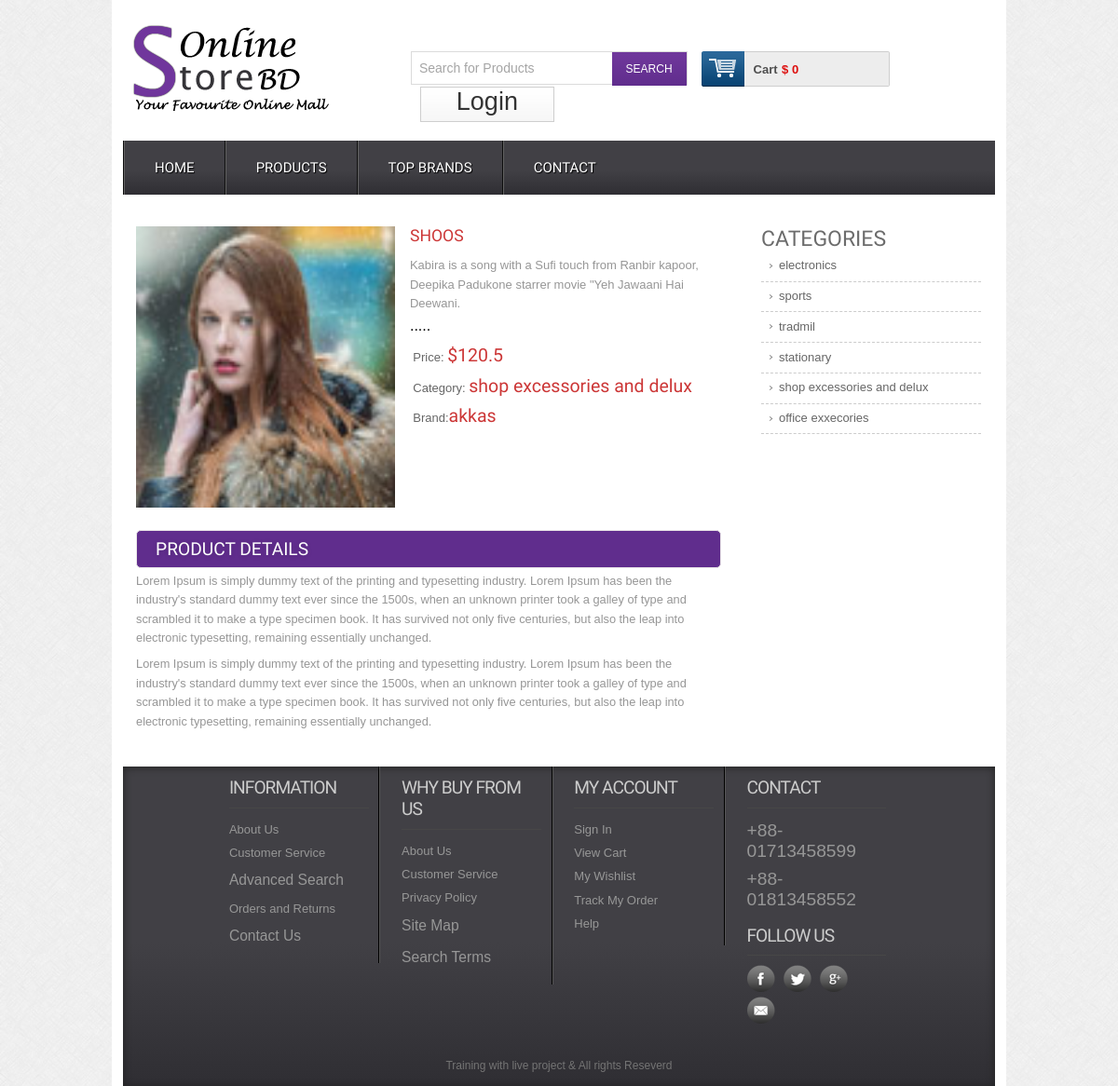
Screenshot of /details.php?pid=1 with the database file from the repository.
### tables this page shows
CREATE TABLE IF NOT EXISTS `tbl_product` (
  `productId` int(11) NOT NULL AUTO_INCREMENT,
  `productName` varchar(255) NOT NULL,
  `catId` int(11) NOT NULL,
  `body` text NOT NULL,
  `price` float NOT NULL,
  `type` int(3) NOT NULL,
  `brandId` int(11) NOT NULL,
  `image` varchar(255) NOT NULL,
  PRIMARY KEY (`productId`)
);

CREATE TABLE IF NOT EXISTS `catagory` (
  `catId` int(11) NOT NULL AUTO_INCREMENT,
  `catName` varchar(255) NOT NULL,
  PRIMARY KEY (`catId`)
);

CREATE TABLE IF NOT EXISTS `brand` (
  `brandid` int(11) NOT NULL AUTO_INCREMENT,
  `brandname` varchar(255) NOT NULL,
  PRIMARY KEY (`brandid`)
);

### lib/session.php (called while the page is built, shortened)
<?php
class Session{
 public static function get($key){
  if (isset($_SESSION[$key])) {
   return $_SESSION[$key];
  } else {
   return false;
  }
 }
}
?>

### classes/product.php (called while the page is built, shortened)
<?php
$filepath = realpath(dirname(__FILE__));
include_once ($filepath.'/../lib/database.php');
include_once ($filepath.'/../helpers/format.php');
class Product
{
	private $db;
	public function __construct()
	{
		$this->db =	new Database();
	}
    public function getsingleproduct($id)
    {
    	$query = "SELECT p.*,c.catName,b.brandname
		FROM tbl_product as p, catagory as c, brand as b
		WHERE p.catID = c.catId AND p.brandId = b.brandId AND p.productId = $id
		ORDER BY p.productId DESC";
    	$result = $this->db->select($query);
		return $result;
    }
}

### lib/database.php (called while the page is built, shortened)
<?php
Class Database{
 public $host   = DB_HOST;
 public $user   = DB_USER;
 public $pass   = DB_PASS;
 public $dbname = DB_NAME;
 public $link;
private function connectDB(){
 $this->link = new mysqli($this->host, $this->user, $this->pass,
  $this->dbname);
 }
public function select($query){
  $result = $this->link->query($query) or
   die($this->link->error.__LINE__);
  if($result->num_rows > 0){
    return $result;
  } else {
    return false;
  }
 }
}

### helpers/format.php (called while the page is built, shortened)
<?php
class Format
{
public function textShorten($text, $limit = 400){
  $text = $text. " ";
  $text = substr($text, 0, $limit);
  $text = substr($text, 0, strrpos($text, ' '));
  $text = $text.".....";
  return $text;
 }
}
?>

### classes/catagory.php (called while the page is built, shortened)
<?php
$filepath = realpath(dirname(__FILE__));
include_once ($filepath.'/../lib/database.php');
include_once ($filepath.'/../helpers/format.php');
class Catagory
{
	private $db;
	function __construct()
	{
		$this->db =	new Database();
	}
	public function getAllCat()
	{
		$query = "SELECT * FROM catagory ORDER BY catId DESC LIMIT 10";
		$result = $this->db->select($query);
		if($result)
			return $result;
	}
}

### details.php (the view, shortened to what this page needs)
<?php include'inc/header.php';?>
 <div class="main">
    <div class="content">
    	<div class="section group">
   	<?php
    	if(!isset($_GET['pid']) or $_GET['pid'] == NULL)
    {
        echo "<script>window.location = '404.php' ;</script>";
    }
    else{
         $id = $_GET['pid'];
    }
	?>
	<?php
	$singlepro = $pd->getsingleproduct($id);
	if($singlepro)
	{
		while($result = $singlepro->fetch_assoc())
		{
	?>
			<div class="cont-desc span_1_of_2">
					<div class="grid images_3_of_2">
						<img src="admin/<?= $result['image']?>" alt="" />
					</div>
				<div class="desc span_3_of_2">
					<h2><?= $result['productName']?> </h2>
					<p><?= $fm->textShorten($result['body'],180)?></p>
					<div class="price">
						<p>Price: <span>$<?= $result['price']?></span></p>
						<p>Category: <span><?= $result['catName']?></span></p>
						<p>Brand:<span><?= $result['brandname']?></span></p>
					</div>
				<br>
			</div>
			<div class="product-desc">
			<h2>Product Details</h2>
			<p>Lorem Ipsum is simply dummy text of the printing and typesetting industry. Lorem Ipsum has been the industry's standard dummy text ever since the 1500s, when an unknown printer took a galley of type and scrambled it to make a type specimen book. It has survived not only five centuries, but also the leap into electronic typesetting, remaining essentially unchanged.</p>
	        <p>Lorem Ipsum is simply dummy text of the printing and typesetting industry. Lorem Ipsum has been the industry's standard dummy text ever since the 1500s, when an unknown printer took a galley of type and scrambled it to make a type specimen book. It has survived not only five centuries, but also the leap into electronic typesetting, remaining essentially unchanged.</p>
	    </div>
	</div>
	<?php } } ?>
				<div class="rightsidebar span_3_of_1">
					<h2>CATEGORIES</h2>
					<?php
						$allCat = $cat->getAllCat();
						if ($allCat) {
							while ($result = $allCat->fetch_assoc()) {
					?>
					<ul>
				      <li><a href="productbycat.php"><?= $result["catName"]?></a></li>
    				</ul>
    	<?php } } ?>
 				</div>
 		</div>
 	</div>
	</div>
<?php include 'inc/footer.php';?>

### inc/header.php (shortened to what this page needs)
<?php
$filepath = realpath(dirname(__FILE__));
 include_once ($filepath."/../lib/session.php");
include_once ($filepath."/../lib/database.php");
include_once ($filepath."/../helpers/format.php");
?>
<?php
$fm   = new Format();
$pd   = new Product();
$ct   = new Cart();
$cat  = new catagory();
?>
<!DOCTYPE HTML>
<head>
<link href="css/style.css" rel="stylesheet" type="text/css" media="all"/>
<link href="css/menu.css" rel="stylesheet" type="text/css" media="all"/>
</head>
<body>
  <div class="wrap">
		<div class="header_top">
			<div class="logo">
				<a href="index.php"><img src="images/logo.png" alt="" /></a>
			</div>
			  <div class="header_top_right">
			    <div class="search_box">
				    <form>
				    	<input type="text" value="Search for Products" onfocus="this.value = '';" onblur="if (this.value == '') {this.value = 'Search for Products';}"><input type="submit" value="SEARCH">
				    </form>
			    </div>
			    <div class="shopping_cart">
					<div class="cart">
						<a href="#" title="View my shopping cart" rel="nofollow">
								<span class="cart_title">Cart</span>
								<span class="no_product">
									<?php
									$cartcount = $ct->getcart();
									if (!empty($cartcount)) {
										echo Session::get("total");
									}
									else{
										echo '$ 0';
									}
									?>
								</span>
							</a>
						</div>
			      </div>
		   <div class="login">
		   	<?php if (session::get("userLogin") == true): ?>
		   		<a href="?usid=<?= session::get("userId")?>"> Logout </a>
		   	<?php else: ?>
		   		<a href="login.php">Login</a>
		   	<?php endif ?>
		   </div>
	 </div>
 </div>
<div class="menu">
	<ul id="dc_mega-menu-orange" class="dc_mm-orange">
	  <li><a href="index.php">Home</a></li>
	  <li><a href="products.php">Products</a> </li>
	  <li><a href="topbrands.php">Top Brands</a></li>
	  <li><a href="contact.php">Contact</a> </li>
	</ul>
</div>

### inc/footer.php (shortened to what this page needs)
<div class="footer">
   	  <div class="wrapper">
	     <div class="section group">
				<div class="col_1_of_4 span_1_of_4">
						<h4>Information</h4>
						<ul>
						<li><a href="#">About Us</a></li>
						<li><a href="#">Customer Service</a></li>
						<li><a href="#"><span>Advanced Search</span></a></li>
						<li><a href="#">Orders and Returns</a></li>
						<li><a href="#"><span>Contact Us</span></a></li>
						</ul>
					</div>
				<div class="col_1_of_4 span_1_of_4">
					<h4>Why buy from us</h4>
						<ul>
						<li><a href="about.php">About Us</a></li>
						<li><a href="faq.php">Customer Service</a></li>
						<li><a href="#">Privacy Policy</a></li>
						<li><a href="contact.php"><span>Site Map</span></a></li>
						<li><a href="details.php"><span>Search Terms</span></a></li>
						</ul>
				</div>
				<div class="col_1_of_4 span_1_of_4">
					<h4>My account</h4>
						<ul>
							<li><a href="contact.php">Sign In</a></li>
							<li><a href="index.php">View Cart</a></li>
							<li><a href="#">My Wishlist</a></li>
							<li><a href="#">Track My Order</a></li>
							<li><a href="faq.php">Help</a></li>
						</ul>
				</div>
				<div class="col_1_of_4 span_1_of_4">
					<h4>Contact</h4>
						<ul>
							<li><span>+88-01713458599</span></li>
							<li><span>+88-01813458552</span></li>
						</ul>
						<div class="social-icons">
							<h4>Follow Us</h4>
					   		  <ul>
							      <li class="facebook"><a href="#" target="_blank"> </a></li>
							      <li class="twitter"><a href="#" target="_blank"> </a></li>
							      <li class="googleplus"><a href="#" target="_blank"> </a></li>
							      <li class="contact"><a href="#" target="_blank"> </a></li>
						     </ul>
   	 					</div>
				</div>
			</div>
			<div class="copy_right">
				<p>Training with live project &amp; All rights Reseverd </p>
		   </div>
     </div>
    </div>
    <link href="css/flexslider.css" rel='stylesheet' type='text/css' />
</body>
</html>

### css/menu.css (style rules this page uses)
ul.dc_mm-orange,ul.dc_mm-orange li { border:none; list-style:none; }
ul.dc_mm-orange { background: #414045; background: -moz-linear-gradient(top, #414045 55%, #2f2e33 100%); background: -webkit-gradient(linear, left top, left bottom, color-stop(55%,#414045), color-stop(100%,#2f2e33)); background: -webkit-linear-gradient(top, #414045 55%,#2f2e33 100%); background: -o-linear-gradient(top, #414045 55%,#2f2e33 100%); background: -ms-linear-gradient(top, #414045 55%,#2f2e33 100%); background: linear-gradient(to bottom, #414045 55%,#2f2e33 100%); filter: progid:DXImageTransform.Microsoft.gradient( startColorstr='#414045', endColorstr='#2f2e33',GradientType=0 ); font:normal 13px Arial,sans-serif; padding:0; position:relative; width:100%; }
ul.dc_mm-orange li { float:left; margin:0; padding:0; }
ul.dc_mm-orange li a { color:#fff; display:block; float:left; font-size:15px; padding:20px 32px; text-decoration:none; text-shadow:1px 1px 1px #000; text-transform:uppercase; font-family:'Doppio One', sans-serif; border-left:2px groove #636363; }

### rows the page displays
tbl_product: image (picture), productName "SHOOS", body "Kabira is a song with a Sufi touch from Ranbir kapoor, Deepika Padukone starrer movie \"Yeh Jawaani Hai Deewani. .....", price "120.5", catId.catName "shop excessories and delux", brandId.brandname "akkas"
catagory: catName "electronics"
catagory: catName "sports"
catagory: catName "tradmil"
catagory: catName "stationary"
catagory: catName "shop excessories and delux"
catagory: catName "office exxecories"
